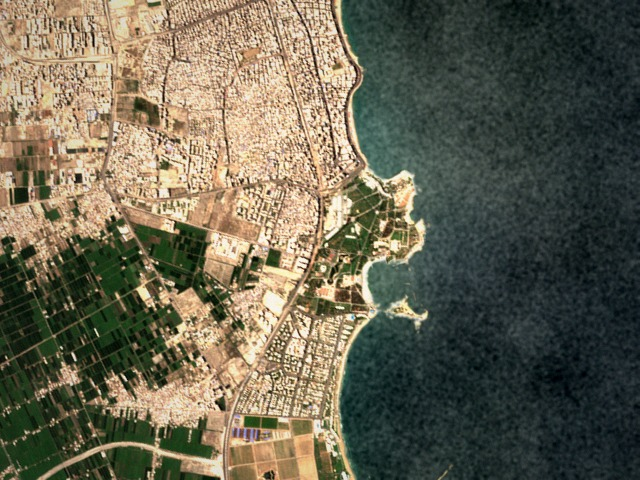
#> input picture corniche/frames/0000.jpg, 640 x 480 px; its folder holds only this picture in this run
$ python bonus.py   (older library calls are emulated)
#> lines starting #> are read from the running program, lines starting #| are printed output that depends on the picture; after the words box and inside, x2 and y2 are one past the last pixel; in counts of white or black regions, pixels touching at a corner belong together
### code/utils.py
"""Helpers used by every part. Already written: use them as they are.

Conventions used in every file:
    points       (N, 2) float arrays of (x, y) pixel coordinates.
    transforms   (3, 3) float arrays acting on homogeneous pixels, normalized so that T[2, 2] = 1.
    F            a list with one (keypoints, descriptors) pair per frame, as returned by features().
"""
import os, glob
import numpy as np, cv2


def load_frames(flight_dir, color=False):
    """Load every frame of a flight, in flight order.

    Args:
        flight_dir: path to a flight folder, the one that contains frames/.
        color: True for BGR color images, False for grayscale.

    Returns:
        A list of uint8 images, (H, W) in grayscale or (H, W, 3) in color.
    """
#> called with flight_dir = 'corniche', color = False
    files = sorted(glob.glob(os.path.join(flight_dir, 'frames', '*.jpg')) +
                   glob.glob(os.path.join(flight_dir, 'frames', '*.png')))
    return [cv2.imread(f, cv2.IMREAD_COLOR if color else cv2.IMREAD_GRAYSCALE) for f in files]


# [12 lines left out: function apply, not called in this run]


# ------------------------------------------------------------------ for the part scripts
HERE = os.path.dirname(os.path.abspath(__file__))
DATA = os.path.normpath(os.path.join(HERE, '..'))       # the flights sit next to this code folder


def flight(name):
    """Path of a flight folder.

    Args:
        name: 'corniche', 'loop', 'lost_at_sea' or 'vpair'.

    Returns:
        The path of that flight's folder, next to the code folder.
    """
    return os.path.join(DATA, name)


def results_dir(part):
    """The folder a part script writes its figures and tables to, created if needed.

    Args:
        part: 'part1', 'part2', 'part3' or 'part4'.

    Returns:
        The path of results/<part>/, next to the code folder.
    """
    d = os.path.join(DATA, 'results', part)
    os.makedirs(d, exist_ok=True)
    return d


def table(path, header, rows):
    """Print a table and save it as Markdown, ready to paste into the report.

    Args:
        path: the .md file to write.
        header: list of column names.
        rows: list of rows, each a list of values. Floats below 10 are printed with two decimals, larger
            ones as whole numbers.
    """
    def fmt(v):
        if isinstance(v, (float, np.floating)):
            return f'{v:.2f}' if abs(v) < 10 else f'{v:.0f}'
        return str(v)
    lines = ['| ' + ' | '.join(header) + ' |', '|' + '---|' * len(header)]
    lines += ['| ' + ' | '.join(fmt(v) for v in r) + ' |' for r in rows]
    with open(path, 'w') as f:
        f.write('\n'.join(lines) + '\n')
    print('\n'.join(lines))


def run(main):
    """Run a part script, and stop with a message naming the TODO if it reaches one you have not filled in.

    Args:
        main: the script's main() function.
    """
    import sys
    try:
        main()
    except NotImplementedError as e:
        print(f'\nStopped: {e}.')
        print('Fill in that TODO (python check.py tells you when it works), then run this script again.')
        sys.exit(1)

### code/features.py
"""Part 1: Harris corners (Q1.1), patch descriptors and matching (Q1.2).

You fill in the blocks marked TODO. Everything else already runs.
Check your work with:  python check.py 1.1   and   python check.py 1.2
"""
import numpy as np, cv2


# ===================================================================== Q1.1 Harris corners
def harris_response(img, sd=1.0, si=2.0, k=0.05):
    """Harris corner response of every pixel.

    Args:
        img: (H, W) image.
        sd: sigma of the derivative-of-Gaussian filters.
        si: sigma of the Gaussian window that sums Ix^2, Iy^2 and IxIy.
        k: the Harris constant, between 0.04 and 0.06.

    Returns:
        (H, W) float32 array R = det(M) - k * trace(M)^2.
    """
#> called with sd = 1, si = 2, k = 0.05
    img = img.astype(np.float32)
    # ---------------------------------------------------------------- TODO 1.1a ----
    # 1. Ix, Iy: blur with a Gaussian of sigma sd, then differentiate (cv2.GaussianBlur, cv2.Sobel).
    # 2. The entries of M: Ix*Ix, Iy*Iy and Ix*Iy, each blurred with a Gaussian of sigma si.
    # 3. R = det(M) - k * trace(M)^2, for every pixel at once.
    #raise NotImplementedError('TODO 1.1a in features.py, harris_response(): compute R')

    blurred = cv2.GaussianBlur(img, (0, 0), sd)
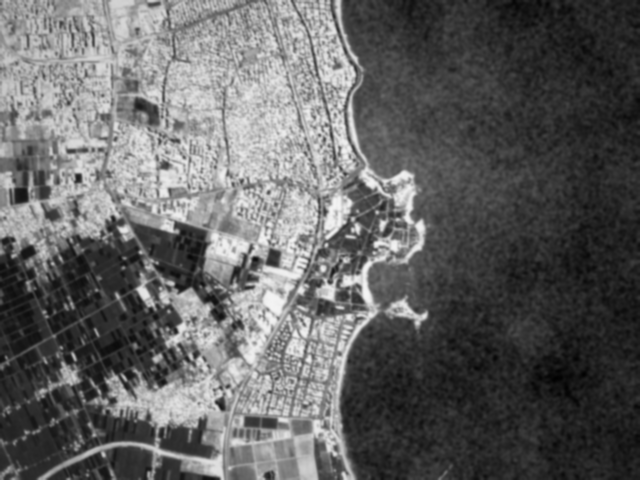
#> blurred: shape (480, 640) float32; min 1.43, max 244.4, mean 98.7

    Ix = cv2.Sobel(blurred, cv2.CV_32F, 1, 0)
    Iy = cv2.Sobel(blurred, cv2.CV_32F, 0, 1)
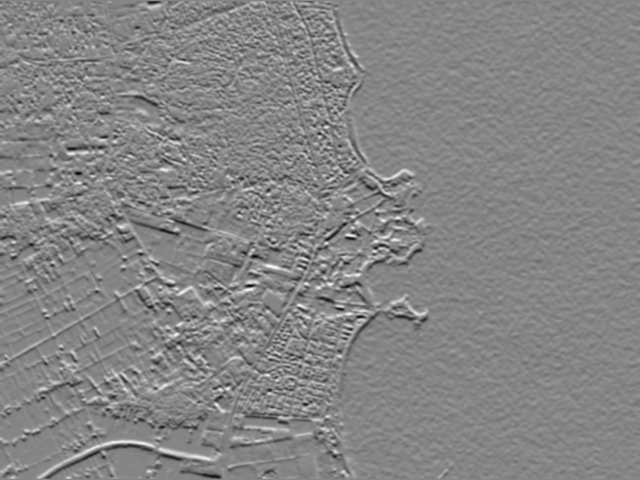
#> Iy: shape (480, 640) float32; min -469.1, max 427.9, mean -0.6; drawn with min black and max white

    Ixx = cv2.GaussianBlur(Ix * Ix, (0, 0), si)
    Iyy = cv2.GaussianBlur(Iy * Iy, (0, 0), si)
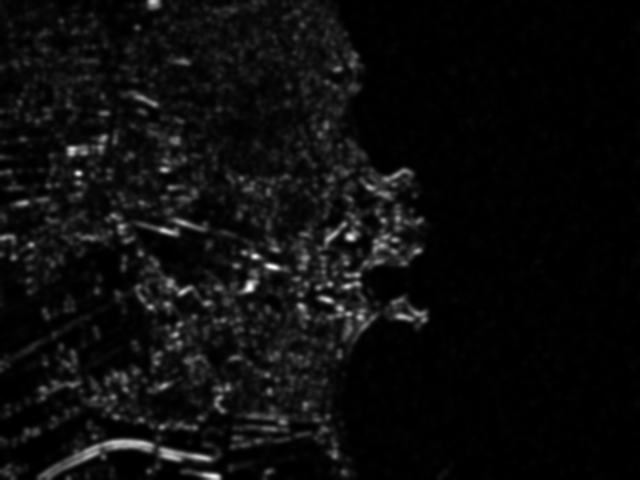
#> Iyy: shape (480, 640) float32; min 5.3, max 77693.9, mean 4150.8; drawn with min black and max white
    Ixy = cv2.GaussianBlur(Ix * Iy, (0, 0), si)
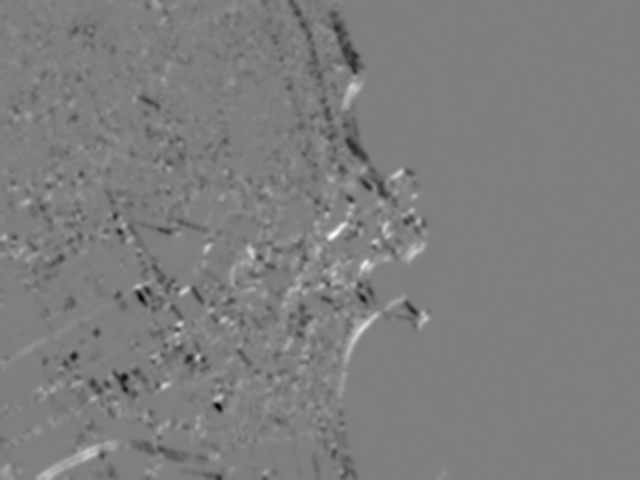
#> Ixy: shape (480, 640) float32; min -43795.3, max 44027, mean -307.9; drawn with min black and max white

    det = Ixx * Iyy - Ixy ** 2
    trace = Ixx + Iyy
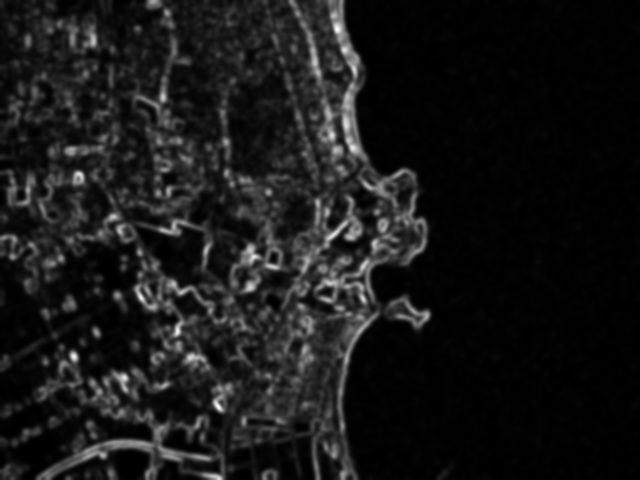
#> trace: shape (480, 640) float32; min 22.81, max 102426.4, mean 9883.9; drawn with min black and max white

    R = det - k * (trace ** 2)
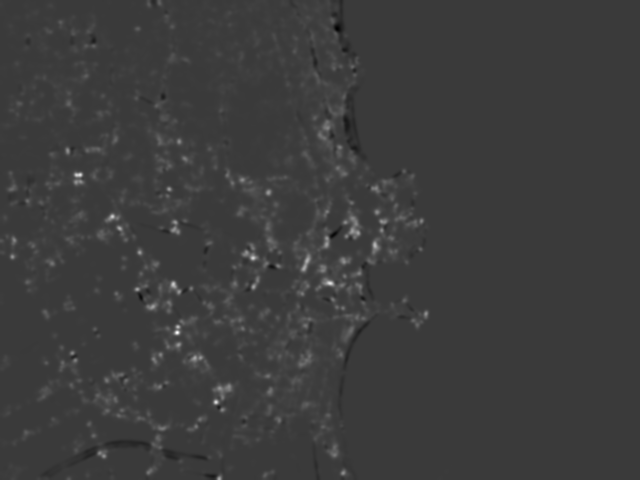
#> R: shape (480, 640) float32; min -447969312, max 1.51e+09, mean 21416418; drawn with min black and max white

    return R.astype(np.float32)

    # ---------------------------------------------------------------- end TODO -----


def detect(img, total=1000, grid=(6, 8), rel_thresh=1e-3):
    """Harris corners spread over the whole frame.

    Args:
        img: (H, W) image.
        total: about how many corners to keep.
        grid: (rows, columns) of the grid the corners are spread over.
        rel_thresh: keep only maxima with R above rel_thresh * max(R).

    Returns:
        (N, 2) corner positions (x, y).
    """
    R = harris_response(img)
    # ---------------------------------------------------------------- TODO 1.1b ----
    # Find the candidate corners: pixels whose R is the largest in their 3 x 3 neighborhood (cv2.dilate helps)
    # and above rel_thresh * R.max(). Set xs, ys (their columns and rows) and scores (their R).
    #raise NotImplementedError('TODO 1.1b in features.py, detect(): find the local maxima of R')

    local_max = cv2.dilate(R, np.ones((3, 3), np.uint8))
    threshold = rel_thresh * R.max()
#> threshold = 1510310.5

    mask = (R == local_max) & (R > threshold)
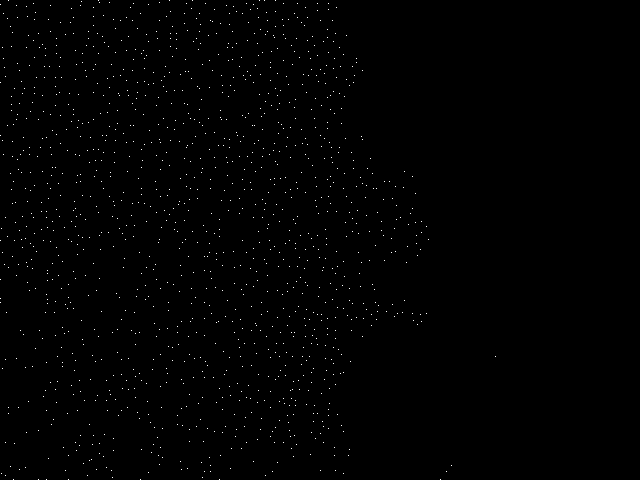
#> mask: shape (480, 640) bool; 0.46% white in thin lines or dots, all inside (x1, y1, x2, y2) = (0, 0, 496, 480)
    threshold = rel_thresh * R.max()
    mask = (R == local_max) & (R > threshold)
    ys, xs = np.where(mask)
#> ys = 1424 values from 0 to 479; xs = 1424 values, max 495 at index 1141, min 0 at index 20, mean 197.7
    scores = R[ys, xs]
#> scores = 1424 values, max 1.51e+09 at index 1080, min 1514967.4 at index 930, mean 133592168
#> (the rest of the program and of its run is left out)
